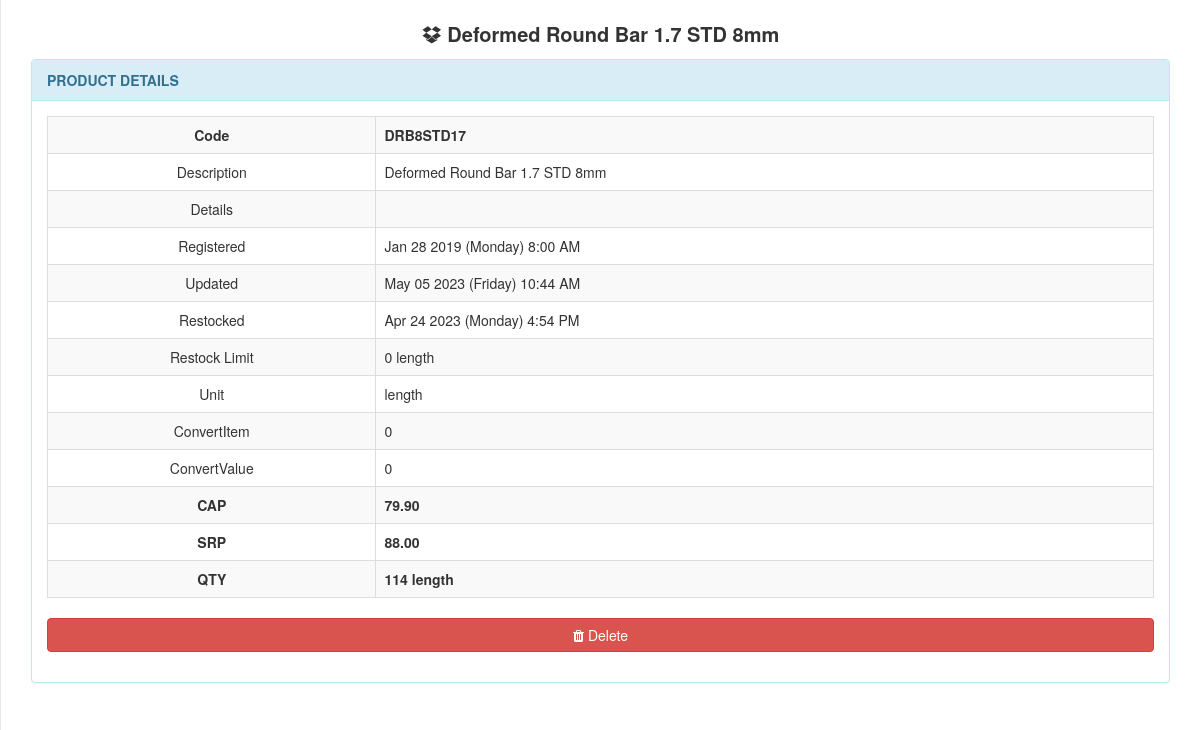
Screenshot of /content/admin/product_details.php?productId=3 (signed in) with the database file from the repository.
### tables this page shows
CREATE TABLE `gy_products` (
  `gy_product_id` int(11) NOT NULL,
  `gy_product_code` varchar(30) NOT NULL,
  `gy_convert_item_code` int(11) NOT NULL,
  `gy_convert_value` double NOT NULL,
  `gy_supplier_code` text NOT NULL,
  `gy_product_name` text NOT NULL,
  `gy_product_cat` varchar(100) NOT NULL,
  `gy_product_desc` text NOT NULL,
  `gy_product_unit` text NOT NULL,
  `gy_product_price_cap` double NOT NULL,
  `gy_product_price_srp` double NOT NULL,
  `gy_product_quantity` double NOT NULL,
  `gy_product_discount_per` double NOT NULL,
  `gy_product_restock_limit` int(11) NOT NULL,
  `gy_product_date_restock` datetime NOT NULL,
  `gy_product_date_reg` datetime NOT NULL,
  `gy_product_update_date` datetime NOT NULL,
  `gy_added_by` int(11) NOT NULL,
  `gy_update_code` text NOT NULL,
  `gy_product_archive` int(1) NOT NULL
);

### conf/function.php (called while the page is built, shortened)
<?php
    function RealNumber($value, $decimal){
        if ($value == 0) {
            $res = number_format(0, $decimal);
        } else {
            if ($decimal == "") {
                $res = number_format($value);
            } else {
                $res = number_format($value, $decimal);
            }
        }
        return $res;
    }
    function properDateWithDay($date){
        $newdate = date("M d Y (l)", strtotime($date));
        return $newdate;
    }
    function proper_time($time){
        $newtime = date("g:i A", strtotime($time));
        return $newtime;
    }
    function selectProduct($productId){
        include 'conn.php';
        $statement=$link->query("SELECT * From gy_products
                                Where
                                gy_product_id = '$productId'");
        return $statement;
    }
?>

### content/admin/product_details.php (the view, shortened to what this page needs)
<?php
    include("../../conf/conn.php");
    include("../../conf/function.php");
    $productId = @$_GET['productId'];
    $getProduct=selectProduct($productId);
    $product=$getProduct->fetch_array();
    $my_project_header_title = $product['gy_product_name'];
?>
<!DOCTYPE html>
<html lang="en">
    <?php include 'head.php'; ?>
<body>
    <div id="wrapper">
        <div id="page-wrapper" style="margin-left: 0px; padding-top: 20px;">
            <div class="row">
                <div class="col-md-12">
                    <div class="row">
                        <div class="col-md-12">
                            <p class="text-center">
                                <span style="font-size: 20px; font-weight: bold;">
                                    <i class="fa fa-dropbox"></i> <?php echo $my_project_header_title; ?>
                                </span>
                            </p>
                        </div>
                    </div>
                    <div class="row">
                        <div class="col-md-12">
                            <div class="panel panel-info">
                                <div class="panel-heading text-bold text-uppercase">Product Details</div>
                                <div class="panel-body">
                                    <table class="table table-striped table-bordered table-hover">
                                        <tbody>
                                            <tr class="text-bold">
                                                <td class="text-center">Code</td>
                                                <td><?= $product['gy_product_code'] ?></td>
                                            </tr>
                                            <tr>
                                                <td class="text-center">Description</td>
                                                <td><?= $product['gy_product_name'] ?></td>
                                            </tr>
                                            <tr>
                                                <td class="text-center">Details</td>
                                                <td><?= $product['gy_product_desc'] ?></td>
                                            </tr>
                                            <tr>
                                                <td class="text-center">Registered</td>
                                                <td>
                                                    <?=
                                                    properDateWithDay($product['gy_product_date_reg']) . " " . proper_time($product['gy_product_date_reg'])
                                                    ?>
                                                </td>
                                            </tr>
                                            <tr>
                                                <td class="text-center">Updated</td>
                                                <td>
                                                    <?=
                                                    properDateWithDay($product['gy_product_update_date']) . " " . proper_time($product['gy_product_update_date'])
                                                    ?>
                                                </td>
                                            </tr>
                                            <tr>
                                                <td class="text-center">Restocked</td>
                                                <td>
                                                    <?=
                                                    properDateWithDay($product['gy_product_date_restock']) . " " . proper_time($product['gy_product_date_restock'])
                                                    ?>
                                                </td>
                                            </tr>
                                            <tr>
                                                <td class="text-center">Restock Limit</td>
                                                <td>
                                                    <?=
                                                        $product['gy_product_restock_limit']." ".$product['gy_product_unit']
                                                    ?>
                                                </td>
                                            </tr>
                                            <tr>
                                                <td class="text-center">Unit</td>
                                                <td><?= $product['gy_product_unit'] ?></td>
                                            </tr>
                                            <tr>
                                                <td class="text-center">ConvertItem</td>
                                                <td><?= $product['gy_convert_item_code'] ?></td>
                                            </tr>
                                            <tr>
                                                <td class="text-center">ConvertValue</td>
                                                <td><?= $product['gy_convert_value'] ?></td>
                                            </tr>
                                            <tr class="text-bold">
                                                <td class="text-center">CAP</td>
                                                <td><?= RealNumber($product['gy_product_price_cap'], 2) ?></td>
                                            </tr>
                                            <tr class="text-bold">
                                                <td class="text-center">SRP</td>
                                                <td><?= RealNumber($product['gy_product_price_srp'], 2) ?></td>
                                            </tr>
                                            <tr class="text-bold">
                                                <td class="text-center">QTY</td>
                                                <td><?= $product['gy_product_quantity']." ".$product['gy_product_unit'] ?></td>
                                            </tr>
                                        </tbody>
                                    </table>
                                    <div class="form-group">
                                        <button type="button" class="btn btn-danger btn-block" data-toggle="modal" data-target="#delete"><i class="fa fa-trash"></i> Delete</button>
                                    </div>
                                </div>
                            </div>
                        </div>
                    </div>
                    <br><br><br><br><br>
                </div>
            </div>
        </div>
    </div>
</body>
</html>

### rows the page displays
gy_products: gy_product_name "Deformed Round Bar 1.7 STD 8mm", gy_product_code "DRB8STD17", gy_product_date_reg "Jan 28 2019 (Monday)", gy_product_date_reg "8:00 AM", gy_product_update_date "May 05 2023 (Friday)", gy_product_update_date "10:44 AM", gy_product_date_restock "Apr 24 2023 (Monday)", gy_product_date_restock "4:54 PM", gy_product_restock_limit "0", gy_product_unit "length", gy_convert_item_code "0", gy_convert_value "0", gy_product_price_cap "79.90", gy_product_price_srp "88.00", gy_product_quantity "114"
